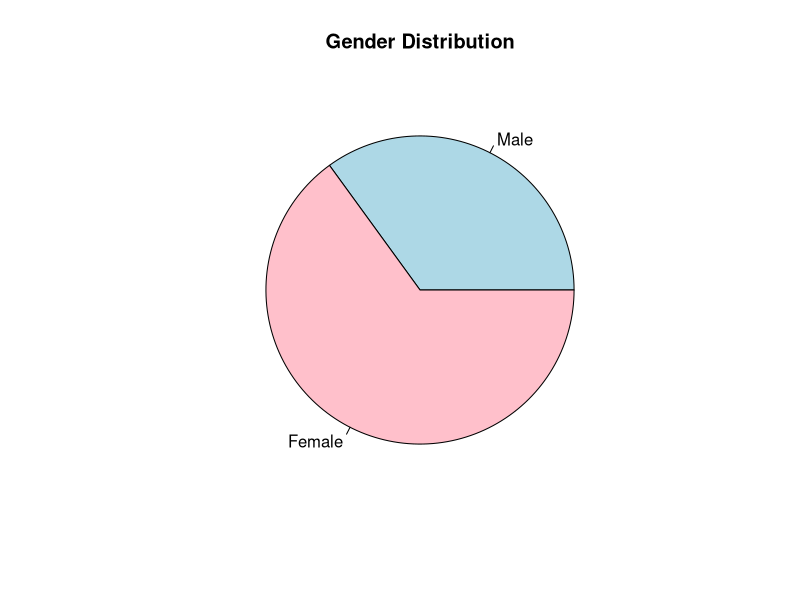

This figure's R source:
# -------- Data --------
gender <- c("Male", "Female")
values <- c(35, 65)   # adjust proportions if needed

# -------- Colors --------
colors <- c("lightblue", "pink")

# -------- Pie Chart --------
pie(values,
    labels = gender,
    col = colors,
    main = "Gender Distribution")
